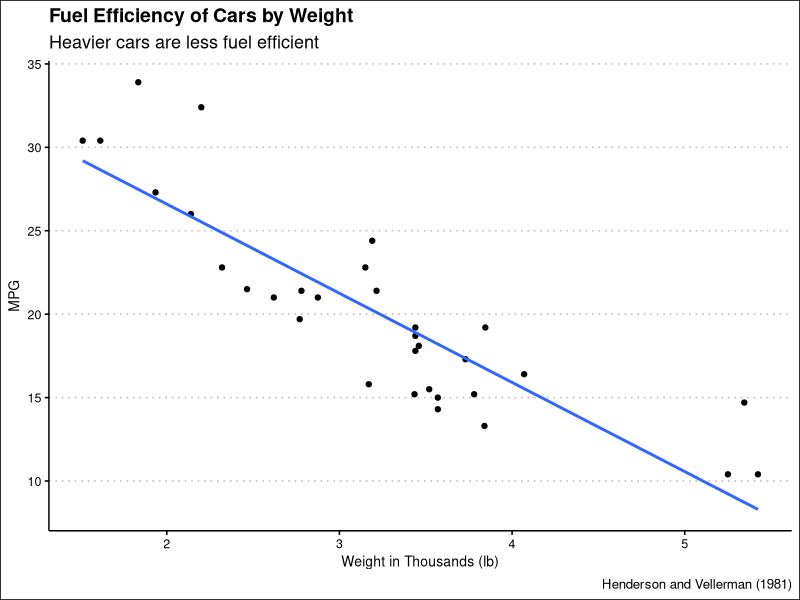

R code for this plot:
library(tidyverse)
library(ggthemes)
car_plot <- mtcars %>%
  select(mpg, wt) %>%
  ggplot(aes(x = wt, y = mpg)) +
  geom_point() +
  geom_smooth(method = "lm", formula = y~x, se = FALSE) +
  theme_clean() +
  labs(title = "Fuel Efficiency of Cars by Weight",
       subtitle = "Heavier cars are less fuel efficient",
       x = "Weight in Thousands (lb)",
       y = "MPG",
       caption = "Henderson and Vellerman (1981)")
write_rds(car_plot, "car-plot.rds")
